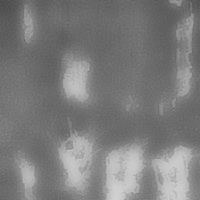
#> input picture utils/test_1.jpg, 200 x 200 px
$ python -i filters.py   (imports and definitions only)
#> lines starting #> are read from the running program, lines starting #| are printed output that depends on the picture
import numpy as np
import cv2
# import math
from skimage.color import rgb2lab, lab2rgb
from scipy.sparse import spdiags, linalg

def bi_wls_filter(luma, lambda_, alpha):
    """
    edge-preserving smoothing via weighted least squares (WLS)
        u = F_λ (g) = (I + λ L_g)^(-1) g
        L_g = D_x^T A_x D_x +D_y^T A_y D_y

    arguments:
        luma (2-dim array, required) - the input image luma
        lambda_ (float) - balance between the data term and
            the smoothness term
        alpha (float) - a degree of control over the affinities
            by non-lineary scaling the gradients

    return:
        out (2-dim array)
    """
    EPS = 1e-4
    DIM_X = 1
    DIM_Y = 0
    height, width = luma.shape[0: 2]
    size = height * width
    log_luma = np.log(luma + EPS)

    # affinities between adjacent pixels based on gradients of luma
    # dy
    diff_log_luma_y = np.diff(a=log_luma, n=1, axis=DIM_Y)
    diff_log_luma_y = - lambda_ / (np.abs(diff_log_luma_y) ** alpha + EPS)
    diff_log_luma_y = np.pad(
        array=diff_log_luma_y, pad_width=((0, 1), (0, 0)),
        mode="constant"
    )
    diff_log_luma_y = diff_log_luma_y.ravel()

    # dx
    diff_log_luma_x = np.diff(a=log_luma, n=1, axis=DIM_X)
    diff_log_luma_x = - lambda_ / (np.abs(diff_log_luma_x) ** alpha + EPS)
    diff_log_luma_x = np.pad(
        array=diff_log_luma_x, pad_width=((0, 0), (0, 1)),
        mode="constant"
    )
    diff_log_luma_x = diff_log_luma_x.ravel()

    # construct a five-point spatially inhomogeneous Laplacian matrix
    diff_log_luma = np.vstack((diff_log_luma_y, diff_log_luma_x))
    smooth_weights = spdiags(data=diff_log_luma, diags=[-width, -1],
                             m=size, n=size)

    w = np.pad(array=diff_log_luma_y, pad_width=(width, 0), mode="constant")
    w = w[: -width]
    n = np.pad(array=diff_log_luma_x, pad_width=(1, 0), mode="constant")
    n = n[: -1]

    diag_data = 1 - (diff_log_luma_x + w + diff_log_luma_y + n)
    smooth_weights = smooth_weights + smooth_weights.transpose() + \
                     spdiags(data=diag_data, diags=0, m=size, n=size)

    out, _ = linalg.cg(A=smooth_weights, b=luma.ravel())
    out = out.reshape((height, width))
    # out = np.clip(a=out, a_min=0, a_max=100)

    return out

def wls_filter(img,lambda_, alpha):
    lab = rgb2lab(img)
    luma = lab[:, :, 0]
    res = bi_wls_filter(luma=luma, lambda_=lambda_, alpha=alpha)
    image_out = lab2rgb(
        lab=np.asarray([res, lab[..., 1], lab[..., 2]]).transpose(1, 2, 0)
    )
    image_out_uint8 = np.clip(image_out * 255, 0, 255).astype('uint8')

    # 使用cv2.cvtColor将RGB图像转换为灰度图像
    gray_image = cv2.cvtColor(image_out_uint8, cv2.COLOR_RGB2GRAY)
    return gray_image

def bilateral_filter(image, diameter=15, sigma_color=75, sigma_space=75):
    """
    Bilateral Filter
    """
    return cv2.bilateralFilter(image, diameter, sigma_color, sigma_space)

def imsharp_filter(image, amount=0.5, filter_size=5):
    """
    Image Sharpening Filter
    """
    blurred = cv2.GaussianBlur(image, (filter_size, filter_size), 0)
    sharpened = cv2.addWeighted(image, 1.0 + amount, blurred, -amount, 0)
    return sharpened

def guided_filter(image, radius=5, epsilon=0.1):
    """
    Guided Filter
    """
    # Convert image to float32 type for guidedFilter
    img_float = np.float32(image) / 255.0
    guided = cv2.ximgproc.guidedFilter(guide=img_float, src=img_float, radius=radius, eps=epsilon)
    # Convert back to original data type
    guided = np.uint8(guided * 255)
    return guided

def histogram_equalization(image,filter_size=5):
    """
    Histogram Equalization
    """

    # create a CLAHE object (Arguments are optional).
    clahe = cv2.createCLAHE(clipLimit=1.0, tileGridSize=(filter_size, filter_size))
    img_output = clahe.apply(image)
    return img_output

# Example of loading an image and applying these filters
action=[0.15,0.15,0.15,0.15,0.15,0,1.5,2]
def gamma(image,ga=1.0):
    invga=1.0/ga
    table=np.array([((i/255.0)**invga)*255 for i in np.arange(0,256)]).astype("uint8")
    return cv2.LUT(image,table)
def mix_filters(image,action=[0.15,0.15,0.15,0.15,0.15,0,1.5,0.125,1.2],filter_size=5):

    first_six = action[:6]
    for i in range(len(action)):
            action[i]+=1
    s=sum(first_six)
    action[6] = 1.5
    action[7] = 0.125
    action[8] = 1.2
    # 归一化前六项
    action[:6] = [x / s for x in first_six]
    pseudo_rgb_image = cv2.cvtColor(image, cv2.COLOR_GRAY2RGB)
    wls_filtered_image = wls_filter(pseudo_rgb_image,lambda_=action[7],alpha=action[8])
    bilateral_filtered_image = bilateral_filter(image)
    imsharp_filtered_image = imsharp_filter(image,amount=action[6],filter_size=filter_size)
    guided_filtered_image = guided_filter(image,radius=filter_size)
    histogram_equalized_image = histogram_equalization(image,filter_size=filter_size)
    difference=[]
    images = [
        wls_filtered_image,
        bilateral_filtered_image,
        imsharp_filtered_image,
        guided_filtered_image,
        histogram_equalized_image
    ]
    # [14 lines of commented-out code are left out]
    weighted_sum_image = None
    for i in range(5):
        image=images[i]
        if image is None:
            print(f"Error loading image: {image_path}")
            continue
        image = image.astype(np.float32)
        if weighted_sum_image is None:
            weighted_sum_image = np.zeros_like(image)
        weighted_sum_image += image * action[i]
    weighted_sum_image += image * action[5]
    weighted_sum_image = np.clip(weighted_sum_image, 0, 255).astype('uint8')
    return weighted_sum_image

>>> import cv2
>>> picture = cv2.imread('test_1.jpg', cv2.IMREAD_GRAYSCALE)
#> picture is the input picture: shape (200, 200); min 74, max 209, mean 124.1
>>> result = mix_filters(picture)
#> in mix_filters, `first_six = action[:6]`: first_six = [0.15, 0.15, 0.15, 0.15, 0.15, 0]
#> the loop in mix_filters, `for i in range(len(action)):` made 9 passes
#> after the loop in mix_filters, `for i in range(len(action)):`: action = [1.15, 1.15, 1.15, 1.15, 1.15, 1, 2.5, 1.12, 2.2]
#> in mix_filters, `s=sum(first_six)`: s = 0.75
#> in wls_filter, `lab = rgb2lab(img)`: lab: shape (200, 200, 3) float64; mean of channels 0, 1, 2 51.9, 0, 0
#> in wls_filter, `luma = lab[:, :, 0]`:
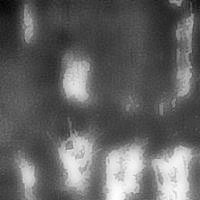
#> luma: shape (200, 200) float64; min 31.46, max 83.84, mean 51.9; drawn with min black and max white
#> in bi_wls_filter, `log_luma = np.log(luma + EPS)`:
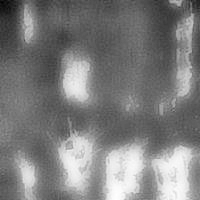
#> log_luma: shape (200, 200) float64; min 3.45, max 4.43, mean 3.93; drawn with min black and max white
#> in bi_wls_filter, `diff_log_luma_y = np.pad( array=diff_log_luma_y, pad_width=((0, 1), (0..`:
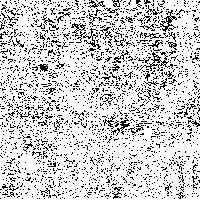
#> diff_log_luma_y: shape (200, 200) float64; min -1250, max 0, mean -252.2; drawn with min black and max white
#> in bi_wls_filter, `diff_log_luma_x = np.diff(a=log_luma, n=1, axis=DIM_X)`:
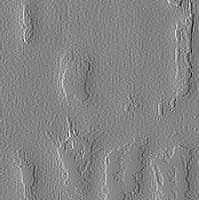
#> diff_log_luma_x: shape (200, 199) float64; min -0.277, max 0.256, mean 0.000118; drawn with min black and max white
#> in bi_wls_filter, `diff_log_luma_x = np.pad( array=diff_log_luma_x, pad_width=((0, 0), (0..`:
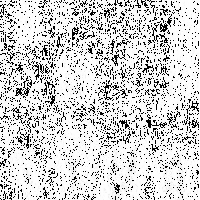
#> diff_log_luma_x: shape (200, 200) float64; min -1250, max 0, mean -230.4; drawn with min black and max white
#> in histogram_equalization, `img_output = clahe.apply(image)`:
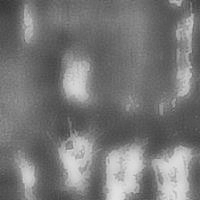
#> img_output: shape (200, 200); min 52, max 225, mean 119.4
#> the loop in mix_filters, `for i in range(5):` made 5 passes
#> pass 2, in mix_filters, `weighted_sum_image += image * action[i]`:
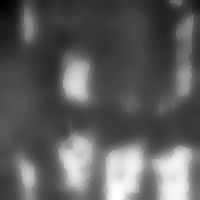
#> weighted_sum_image: shape (200, 200) float32; min 31.8, max 80.2, mean 49.5; drawn with min black and max white
